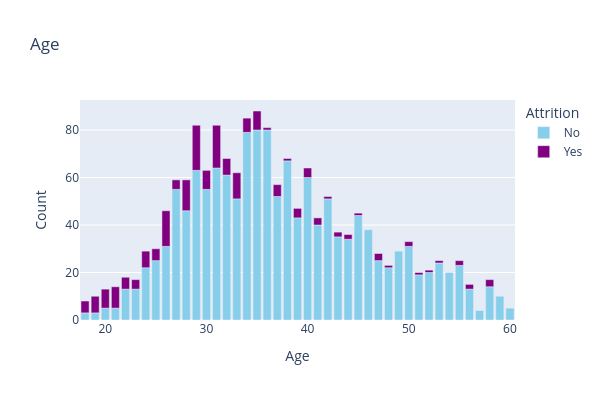
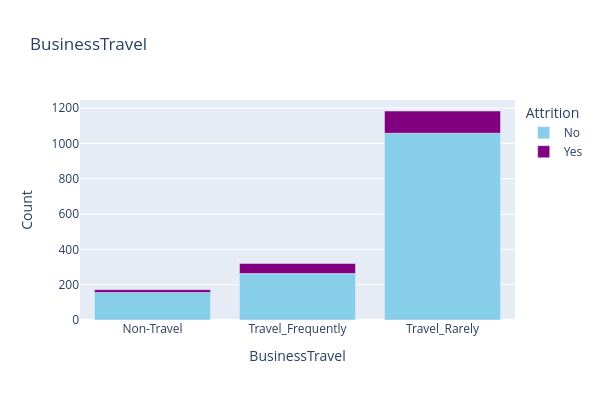
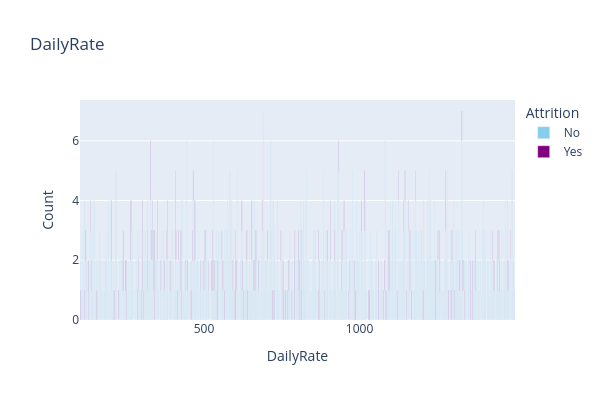
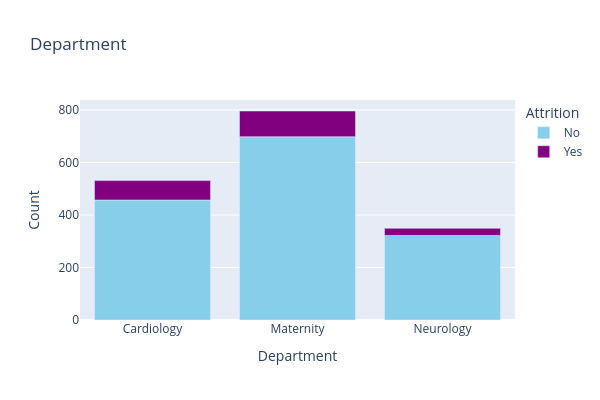

Here is the notebook cell these charts were saved with, in order:
### Markdown cell above
## Bar-diagram

### Code cell
for column in df.columns:
  if column != 'Attrition':  # Exclude the target attribute
    count = df.groupby([column, 'Attrition']).size().reset_index(name='Count')
    fig = px.bar(count, x=column, y='Count', color='Attrition', title=column, width=600, height=400,
                 color_discrete_map={'No': 'skyblue', 'Yes': 'Purple'})
    fig.show()

### Figure 1 — Plotly figure (JSON) as saved in the notebook; plotly's stock layout.template omitted (floating-point values rounded to 4 significant figures)
{"data": [{"hovertemplate": "Attrition=No<br>Age=%{x}<br>Count=%{y}<extra></extra>", "legendgroup": "No", "marker": {"color": "skyblue", "pattern": {"shape": ""}}, "name": "No", "orientation": "v", "showlegend": true, "textposition": "auto", "type": "bar", "x": [18, 19, 20, 21, 22, 23, 24, 25, 26, 27, 28, 29, 30, 31, 32, 33, 34, 35, 36, 37, 38, 39, 40, 41, 42, 43, 44, 45, 46, 47, 48, 49, 50, 51, 52, 53, 54, 55, 56, 57, 58, 59, 60], "xaxis": "x", "y": [3, 3, 5, 5, 13, 13, 22, 25, 31, 55, 46, 63, 55, 64, 61, 51, 79, 80, 80, 52, 67, 43, 60, 40, 51, 35, 34, 44, 38, 25, 22, 29, 31, 19, 20, 24, 20, 23, 13, 4, 14, 10, 5], "yaxis": "y"}, {"hovertemplate": "Attrition=Yes<br>Age=%{x}<br>Count=%{y}<extra></extra>", "legendgroup": "Yes", "marker": {"color": "Purple", "pattern": {"shape": ""}}, "name": "Yes", "orientation": "v", "showlegend": true, "textposition": "auto", "type": "bar", "x": [18, 19, 20, 21, 22, 23, 24, 25, 26, 27, 28, 29, 30, 31, 32, 33, 34, 35, 36, 37, 38, 39, 40, 41, 42, 43, 44, 45, 47, 48, 50, 51, 52, 53, 55, 56, 58], "xaxis": "x", "y": [5, 7, 8, 9, 5, 4, 7, 5, 15, 4, 13, 19, 8, 18, 7, 11, 6, 8, 1, 5, 1, 4, 4, 3, 1, 2, 2, 1, 3, 1, 2, 1, 1, 1, 2, 2, 3], "yaxis": "y"}], "layout": {"barmode": "relative", "height": 400, "legend": {"title": {"text": "Attrition"}, "tracegroupgap": 0}, "title": {"text": "Age"}, "width": 600, "xaxis": {"anchor": "y", "domain": [0, 1], "title": {"text": "Age"}}, "yaxis": {"anchor": "x", "domain": [0, 1], "title": {"text": "Count"}}}}

### Figure 2 — Plotly figure (JSON) as saved in the notebook; plotly's stock layout.template omitted (floating-point values rounded to 4 significant figures)
{"data": [{"hovertemplate": "Attrition=No<br>BusinessTravel=%{x}<br>Count=%{y}<extra></extra>", "legendgroup": "No", "marker": {"color": "skyblue", "pattern": {"shape": ""}}, "name": "No", "orientation": "v", "showlegend": true, "textposition": "auto", "type": "bar", "x": ["Non-Travel", "Travel_Frequently", "Travel_Rarely"], "xaxis": "x", "y": [156, 263, 1058], "yaxis": "y"}, {"hovertemplate": "Attrition=Yes<br>BusinessTravel=%{x}<br>Count=%{y}<extra></extra>", "legendgroup": "Yes", "marker": {"color": "Purple", "pattern": {"shape": ""}}, "name": "Yes", "orientation": "v", "showlegend": true, "textposition": "auto", "type": "bar", "x": ["Non-Travel", "Travel_Frequently", "Travel_Rarely"], "xaxis": "x", "y": [16, 57, 126], "yaxis": "y"}], "layout": {"barmode": "relative", "height": 400, "legend": {"title": {"text": "Attrition"}, "tracegroupgap": 0}, "title": {"text": "BusinessTravel"}, "width": 600, "xaxis": {"anchor": "y", "domain": [0, 1], "title": {"text": "BusinessTravel"}}, "yaxis": {"anchor": "x", "domain": [0, 1], "title": {"text": "Count"}}}}

### Figure 3 — Plotly figure (JSON) as saved in the notebook; plotly's stock layout.template omitted (floating-point values rounded to 4 significant figures; data arrays with more than 128 entries replaced by an {"elided": "..."} marker saying what was removed)
{"data": [{"hovertemplate": "Attrition=No<br>DailyRate=%{x}<br>Count=%{y}<extra></extra>", "legendgroup": "No", "marker": {"color": "skyblue", "pattern": {"shape": ""}}, "name": "No", "orientation": "v", "showlegend": true, "textposition": "auto", "type": "bar", "x": {"elided": "832 int values"}, "xaxis": "x", "y": {"elided": "832 int values"}, "yaxis": "y"}, {"hovertemplate": "Attrition=Yes<br>DailyRate=%{x}<br>Count=%{y}<extra></extra>", "legendgroup": "Yes", "marker": {"color": "Purple", "pattern": {"shape": ""}}, "name": "Yes", "orientation": "v", "showlegend": true, "textposition": "auto", "type": "bar", "x": {"elided": "166 int values"}, "xaxis": "x", "y": {"elided": "166 int values"}, "yaxis": "y"}], "layout": {"barmode": "relative", "height": 400, "legend": {"title": {"text": "Attrition"}, "tracegroupgap": 0}, "title": {"text": "DailyRate"}, "width": 600, "xaxis": {"anchor": "y", "domain": [0, 1], "title": {"text": "DailyRate"}}, "yaxis": {"anchor": "x", "domain": [0, 1], "title": {"text": "Count"}}}}

### Figure 4 — Plotly figure (JSON) as saved in the notebook; plotly's stock layout.template omitted (floating-point values rounded to 4 significant figures)
{"data": [{"hovertemplate": "Attrition=No<br>Department=%{x}<br>Count=%{y}<extra></extra>", "legendgroup": "No", "marker": {"color": "skyblue", "pattern": {"shape": ""}}, "name": "No", "orientation": "v", "showlegend": true, "textposition": "auto", "type": "bar", "x": ["Cardiology", "Maternity", "Neurology"], "xaxis": "x", "y": [457, 698, 322], "yaxis": "y"}, {"hovertemplate": "Attrition=Yes<br>Department=%{x}<br>Count=%{y}<extra></extra>", "legendgroup": "Yes", "marker": {"color": "Purple", "pattern": {"shape": ""}}, "name": "Yes", "orientation": "v", "showlegend": true, "textposition": "auto", "type": "bar", "x": ["Cardiology", "Maternity", "Neurology"], "xaxis": "x", "y": [74, 98, 27], "yaxis": "y"}], "layout": {"barmode": "relative", "height": 400, "legend": {"title": {"text": "Attrition"}, "tracegroupgap": 0}, "title": {"text": "Department"}, "width": 600, "xaxis": {"anchor": "y", "domain": [0, 1], "title": {"text": "Department"}}, "yaxis": {"anchor": "x", "domain": [0, 1], "title": {"text": "Count"}}}}
